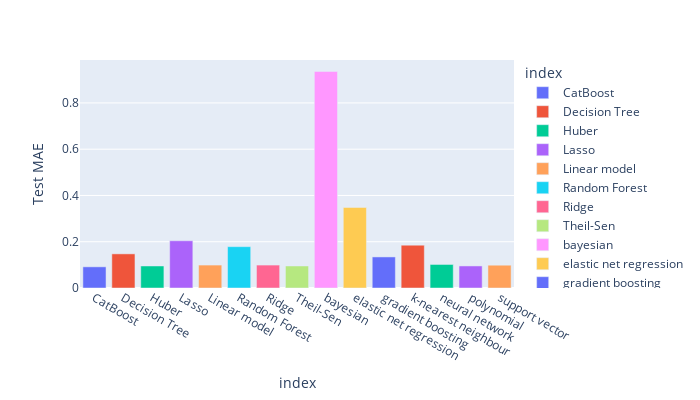

Notebook cell for this chart:
### Code cell
px.bar(Model_Performance3, y =Model_Performance3['Test MAE'],
       color = Model_Performance3.index, width =700, height=400)

### Figure 1 — Plotly figure (JSON) as saved in the notebook; plotly's stock layout.template omitted (floating-point values rounded to 4 significant figures)
{"data": [{"alignmentgroup": "True", "hovertemplate": "index=%{x}<br>Test MAE=%{y}<extra></extra>", "legendgroup": "CatBoost", "marker": {"color": "#636efa", "pattern": {"shape": ""}}, "name": "CatBoost", "offsetgroup": "CatBoost", "orientation": "v", "showlegend": true, "textposition": "auto", "type": "bar", "x": ["CatBoost"], "xaxis": "x", "y": [0.09155], "yaxis": "y"}, {"alignmentgroup": "True", "hovertemplate": "index=%{x}<br>Test MAE=%{y}<extra></extra>", "legendgroup": "Decision Tree", "marker": {"color": "#EF553B", "pattern": {"shape": ""}}, "name": "Decision Tree", "offsetgroup": "Decision Tree", "orientation": "v", "showlegend": true, "textposition": "auto", "type": "bar", "x": ["Decision Tree"], "xaxis": "x", "y": [0.1476], "yaxis": "y"}, {"alignmentgroup": "True", "hovertemplate": "index=%{x}<br>Test MAE=%{y}<extra></extra>", "legendgroup": "Huber", "marker": {"color": "#00cc96", "pattern": {"shape": ""}}, "name": "Huber", "offsetgroup": "Huber", "orientation": "v", "showlegend": true, "textposition": "auto", "type": "bar", "x": ["Huber"], "xaxis": "x", "y": [0.09523], "yaxis": "y"}, {"alignmentgroup": "True", "hovertemplate": "index=%{x}<br>Test MAE=%{y}<extra></extra>", "legendgroup": "Lasso", "marker": {"color": "#ab63fa", "pattern": {"shape": ""}}, "name": "Lasso", "offsetgroup": "Lasso", "orientation": "v", "showlegend": true, "textposition": "auto", "type": "bar", "x": ["Lasso"], "xaxis": "x", "y": [0.2041], "yaxis": "y"}, {"alignmentgroup": "True", "hovertemplate": "index=%{x}<br>Test MAE=%{y}<extra></extra>", "legendgroup": "Linear model", "marker": {"color": "#FFA15A", "pattern": {"shape": ""}}, "name": "Linear model", "offsetgroup": "Linear model", "orientation": "v", "showlegend": true, "textposition": "auto", "type": "bar", "x": ["Linear model"], "xaxis": "x", "y": [0.0991], "yaxis": "y"}, {"alignmentgroup": "True", "hovertemplate": "index=%{x}<br>Test MAE=%{y}<extra></extra>", "legendgroup": "Random Forest", "marker": {"color": "#19d3f3", "pattern": {"shape": ""}}, "name": "Random Forest", "offsetgroup": "Random Forest", "orientation": "v", "showlegend": true, "textposition": "auto", "type": "bar", "x": ["Random Forest"], "xaxis": "x", "y": [0.1787], "yaxis": "y"}, {"alignmentgroup": "True", "hovertemplate": "index=%{x}<br>Test MAE=%{y}<extra></extra>", "legendgroup": "Ridge", "marker": {"color": "#FF6692", "pattern": {"shape": ""}}, "name": "Ridge", "offsetgroup": "Ridge", "orientation": "v", "showlegend": true, "textposition": "auto", "type": "bar", "x": ["Ridge"], "xaxis": "x", "y": [0.09911], "yaxis": "y"}, {"alignmentgroup": "True", "hovertemplate": "index=%{x}<br>Test MAE=%{y}<extra></extra>", "legendgroup": "Theil-Sen", "marker": {"color": "#B6E880", "pattern": {"shape": ""}}, "name": "Theil-Sen", "offsetgroup": "Theil-Sen", "orientation": "v", "showlegend": true, "textposition": "auto", "type": "bar", "x": ["Theil-Sen"], "xaxis": "x", "y": [0.09523], "yaxis": "y"}, {"alignmentgroup": "True", "hovertemplate": "index=%{x}<br>Test MAE=%{y}<extra></extra>", "legendgroup": "bayesian", "marker": {"color": "#FF97FF", "pattern": {"shape": ""}}, "name": "bayesian", "offsetgroup": "bayesian", "orientation": "v", "showlegend": true, "textposition": "auto", "type": "bar", "x": ["bayesian"], "xaxis": "x", "y": [0.9363], "yaxis": "y"}, {"alignmentgroup": "True", "hovertemplate": "index=%{x}<br>Test MAE=%{y}<extra></extra>", "legendgroup": "elastic net regression", "marker": {"color": "#FECB52", "pattern": {"shape": ""}}, "name": "elastic net regression", "offsetgroup": "elastic net regression", "orientation": "v", "showlegend": true, "textposition": "auto", "type": "bar", "x": ["elastic net regression"], "xaxis": "x", "y": [0.3482], "yaxis": "y"}, {"alignmentgroup": "True", "hovertemplate": "index=%{x}<br>Test MAE=%{y}<extra></extra>", "legendgroup": "gradient boosting", "marker": {"color": "#636efa", "pattern": {"shape": ""}}, "name": "gradient boosting", "offsetgroup": "gradient boosting", "orientation": "v", "showlegend": true, "textposition": "auto", "type": "bar", "x": ["gradient boosting"], "xaxis": "x", "y": [0.1343], "yaxis": "y"}, {"alignmentgroup": "True", "hovertemplate": "index=%{x}<br>Test MAE=%{y}<extra></extra>", "legendgroup": "k-nearest neighbour", "marker": {"color": "#EF553B", "pattern": {"shape": ""}}, "name": "k-nearest neighbour", "offsetgroup": "k-nearest neighbour", "orientation": "v", "showlegend": true, "textposition": "auto", "type": "bar", "x": ["k-nearest neighbour"], "xaxis": "x", "y": [0.1852], "yaxis": "y"}, {"alignmentgroup": "True", "hovertemplate": "index=%{x}<br>Test MAE=%{y}<extra></extra>", "legendgroup": "neural network", "marker": {"color": "#00cc96", "pattern": {"shape": ""}}, "name": "neural network", "offsetgroup": "neural network", "orientation": "v", "showlegend": true, "textposition": "auto", "type": "bar", "x": ["neural network"], "xaxis": "x", "y": [0.1017], "yaxis": "y"}, {"alignmentgroup": "True", "hovertemplate": "index=%{x}<br>Test MAE=%{y}<extra></extra>", "legendgroup": "polynomial", "marker": {"color": "#ab63fa", "pattern": {"shape": ""}}, "name": "polynomial", "offsetgroup": "polynomial", "orientation": "v", "showlegend": true, "textposition": "auto", "type": "bar", "x": ["polynomial"], "xaxis": "x", "y": [0.09535], "yaxis": "y"}, {"alignmentgroup": "True", "hovertemplate": "index=%{x}<br>Test MAE=%{y}<extra></extra>", "legendgroup": "support vector", "marker": {"color": "#FFA15A", "pattern": {"shape": ""}}, "name": "support vector", "offsetgroup": "support vector", "orientation": "v", "showlegend": true, "textposition": "auto", "type": "bar", "x": ["support vector"], "xaxis": "x", "y": [0.09849], "yaxis": "y"}], "layout": {"barmode": "relative", "height": 400, "legend": {"title": {"text": "index"}, "tracegroupgap": 0}, "margin": {"t": 60}, "width": 700, "xaxis": {"anchor": "y", "categoryarray": ["CatBoost", "Decision Tree", "Huber", "Lasso", "Linear model", "Random Forest", "Ridge", "Theil-Sen", "bayesian", "elastic net regression", "gradient boosting", "k-nearest neighbour", "neural network", "polynomial", "support vector"], "categoryorder": "array", "domain": [0, 1], "title": {"text": "index"}}, "yaxis": {"anchor": "x", "domain": [0, 1], "title": {"text": "Test MAE"}}}}
